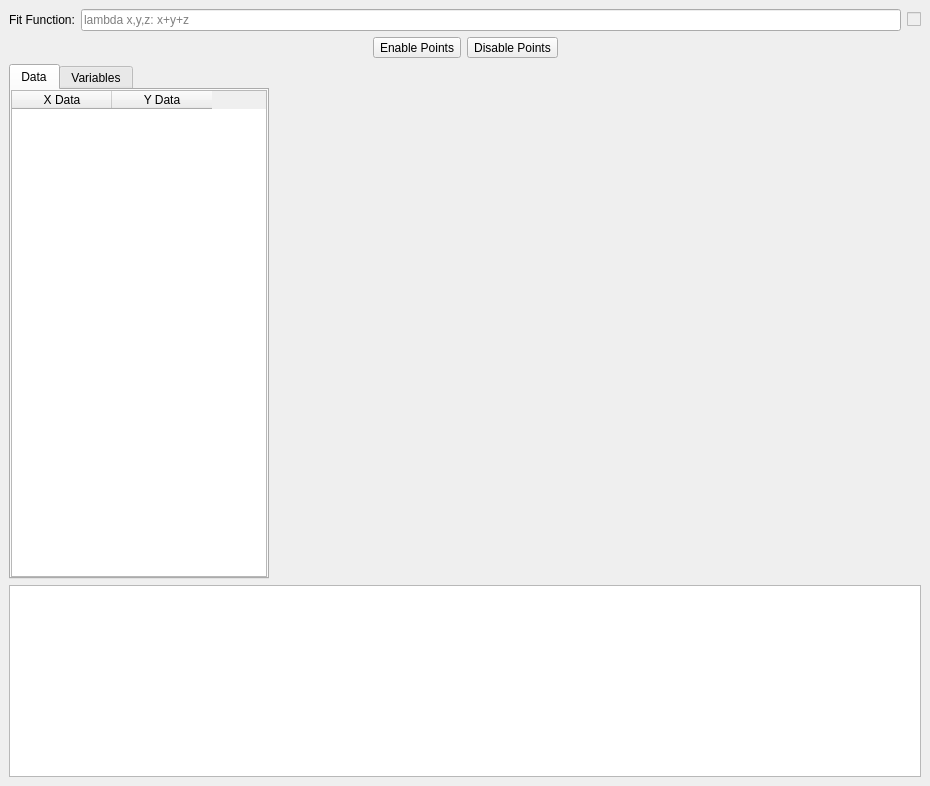
<?xml version="1.0" encoding="UTF-8"?>
<ui version="4.0">
 <class>MainWindow</class>
 <widget class="QMainWindow" name="MainWindow">
  <property name="geometry">
   <rect>
    <x>0</x>
    <y>0</y>
    <width>930</width>
    <height>786</height>
   </rect>
  </property>
  <property name="acceptDrops">
   <bool>true</bool>
  </property>
  <property name="windowTitle">
   <string>MainWindow</string>
  </property>
  <widget class="QWidget" name="centralwidget">
   <layout class="QVBoxLayout" name="verticalLayout">
    <item>
     <layout class="QHBoxLayout" name="horizontalLayout">
      <item>
       <widget class="QLabel" name="EqnLabel">
        <property name="text">
         <string>Fit Function:</string>
        </property>
       </widget>
      </item>
      <item>
       <widget class="QLineEdit" name="EqnText">
        <property name="text">
         <string/>
        </property>
        <property name="placeholderText">
         <string>lambda x,y,z: x+y+z</string>
        </property>
       </widget>
      </item>
      <item>
       <widget class="QCheckBox" name="EqnValidBox">
        <property name="enabled">
         <bool>false</bool>
        </property>
        <property name="text">
         <string/>
        </property>
        <property name="checkable">
         <bool>true</bool>
        </property>
       </widget>
      </item>
     </layout>
    </item>
    <item>
     <layout class="QHBoxLayout" name="horizontalLayout_3">
      <item>
       <spacer name="horizontalSpacer_2">
        <property name="orientation">
         <enum>Qt::Horizontal</enum>
        </property>
        <property name="sizeHint" stdset="0">
         <size>
          <width>40</width>
          <height>20</height>
         </size>
        </property>
       </spacer>
      </item>
      <item>
       <widget class="QToolButton" name="EnablePtsBtn">
        <property name="text">
         <string>Enable Points</string>
        </property>
       </widget>
      </item>
      <item>
       <widget class="QToolButton" name="DisablePtsBtn">
        <property name="text">
         <string>Disable Points</string>
        </property>
       </widget>
      </item>
      <item>
       <spacer name="horizontalSpacer">
        <property name="orientation">
         <enum>Qt::Horizontal</enum>
        </property>
        <property name="sizeHint" stdset="0">
         <size>
          <width>40</width>
          <height>20</height>
         </size>
        </property>
       </spacer>
      </item>
     </layout>
    </item>
    <item>
     <layout class="QHBoxLayout" name="horizontalLayout_2">
      <item>
       <widget class="QTabWidget" name="verticalTabWidget">
        <property name="sizePolicy">
         <sizepolicy hsizetype="Preferred" vsizetype="Expanding">
          <horstretch>0</horstretch>
          <verstretch>0</verstretch>
         </sizepolicy>
        </property>
        <property name="currentIndex">
         <number>0</number>
        </property>
        <widget class="QWidget" name="verticalTabWidgetPage1">
         <attribute name="title">
          <string>Data</string>
         </attribute>
         <layout class="QVBoxLayout" name="verticalLayout_2">
          <property name="leftMargin">
           <number>0</number>
          </property>
          <property name="topMargin">
           <number>0</number>
          </property>
          <property name="rightMargin">
           <number>0</number>
          </property>
          <property name="bottomMargin">
           <number>0</number>
          </property>
          <item>
           <widget class="DataTable" name="DataTable">
            <property name="sizePolicy">
             <sizepolicy hsizetype="Expanding" vsizetype="Expanding">
              <horstretch>0</horstretch>
              <verstretch>0</verstretch>
             </sizepolicy>
            </property>
            <property name="maximumSize">
             <size>
              <width>16777215</width>
              <height>16777215</height>
             </size>
            </property>
            <property name="acceptDrops">
             <bool>false</bool>
            </property>
            <property name="horizontalScrollBarPolicy">
             <enum>Qt::ScrollBarAlwaysOff</enum>
            </property>
            <property name="cornerButtonEnabled">
             <bool>false</bool>
            </property>
            <property name="columnCount">
             <number>2</number>
            </property>
            <attribute name="horizontalHeaderCascadingSectionResizes">
             <bool>false</bool>
            </attribute>
            <attribute name="horizontalHeaderShowSortIndicator" stdset="0">
             <bool>false</bool>
            </attribute>
            <attribute name="horizontalHeaderStretchLastSection">
             <bool>false</bool>
            </attribute>
            <column>
             <property name="text">
              <string>X Data</string>
             </property>
             <property name="textAlignment">
              <set>AlignCenter</set>
             </property>
            </column>
            <column>
             <property name="text">
              <string>Y Data</string>
             </property>
             <property name="textAlignment">
              <set>AlignCenter</set>
             </property>
            </column>
           </widget>
          </item>
         </layout>
        </widget>
        <widget class="QWidget" name="tab">
         <attribute name="title">
          <string>Variables</string>
         </attribute>
         <layout class="QVBoxLayout" name="verticalLayout_3">
          <property name="leftMargin">
           <number>0</number>
          </property>
          <property name="topMargin">
           <number>0</number>
          </property>
          <property name="rightMargin">
           <number>0</number>
          </property>
          <property name="bottomMargin">
           <number>0</number>
          </property>
          <item>
           <layout class="QVBoxLayout" name="verticalLayout_4">
            <item>
             <layout class="QHBoxLayout" name="horizontalLayout_4">
              <item>
               <widget class="QLabel" name="label">
                <property name="sizePolicy">
                 <sizepolicy hsizetype="Preferred" vsizetype="Preferred">
                  <horstretch>0</horstretch>
                  <verstretch>0</verstretch>
                 </sizepolicy>
                </property>
                <property name="text">
                 <string>Variable:</string>
                </property>
               </widget>
              </item>
              <item>
               <widget class="QComboBox" name="VariableSelector">
                <property name="sizePolicy">
                 <sizepolicy hsizetype="Expanding" vsizetype="Fixed">
                  <horstretch>0</horstretch>
                  <verstretch>0</verstretch>
                 </sizepolicy>
                </property>
               </widget>
              </item>
             </layout>
            </item>
            <item>
             <spacer name="verticalSpacer_3">
              <property name="orientation">
               <enum>Qt::Vertical</enum>
              </property>
              <property name="sizeHint" stdset="0">
               <size>
                <width>20</width>
                <height>40</height>
               </size>
              </property>
             </spacer>
            </item>
            <item>
             <widget class="QLabel" name="label_8">
              <property name="text">
               <string>Fitting Parameters</string>
              </property>
              <property name="alignment">
               <set>Qt::AlignCenter</set>
              </property>
             </widget>
            </item>
            <item>
             <layout class="QVBoxLayout" name="verticalLayout_5">
              <item>
               <layout class="QHBoxLayout" name="horizontalLayout_10">
                <item>
                 <widget class="QLabel" name="label_5">
                  <property name="sizePolicy">
                   <sizepolicy hsizetype="Preferred" vsizetype="Preferred">
                    <horstretch>0</horstretch>
                    <verstretch>0</verstretch>
                   </sizepolicy>
                  </property>
                  <property name="text">
                   <string>Init. Guess</string>
                  </property>
                 </widget>
                </item>
                <item>
                 <widget class="QLineEdit" name="InitGuessBox">
                  <property name="enabled">
                   <bool>true</bool>
                  </property>
                  <property name="acceptDrops">
                   <bool>false</bool>
                  </property>
                  <property name="frame">
                   <bool>true</bool>
                  </property>
                  <property name="readOnly">
                   <bool>false</bool>
                  </property>
                 </widget>
                </item>
               </layout>
              </item>
              <item>
               <layout class="QHBoxLayout" name="horizontalLayout_11">
                <item>
                 <widget class="QLabel" name="label_6">
                  <property name="text">
                   <string>Lower Bound</string>
                  </property>
                 </widget>
                </item>
                <item>
                 <widget class="QLineEdit" name="LowerBoundBox">
                  <property name="enabled">
                   <bool>true</bool>
                  </property>
                  <property name="acceptDrops">
                   <bool>false</bool>
                  </property>
                  <property name="readOnly">
                   <bool>false</bool>
                  </property>
                 </widget>
                </item>
               </layout>
              </item>
              <item>
               <layout class="QHBoxLayout" name="horizontalLayout_12">
                <item>
                 <widget class="QLabel" name="label_7">
                  <property name="text">
                   <string>Upper Bound</string>
                  </property>
                 </widget>
                </item>
                <item>
                 <widget class="QLineEdit" name="UpperBoundBox">
                  <property name="enabled">
                   <bool>true</bool>
                  </property>
                  <property name="acceptDrops">
                   <bool>false</bool>
                  </property>
                  <property name="readOnly">
                   <bool>false</bool>
                  </property>
                 </widget>
                </item>
               </layout>
              </item>
             </layout>
            </item>
            <item>
             <spacer name="verticalSpacer">
              <property name="orientation">
               <enum>Qt::Vertical</enum>
              </property>
              <property name="sizeHint" stdset="0">
               <size>
                <width>20</width>
                <height>40</height>
               </size>
              </property>
             </spacer>
            </item>
            <item>
             <widget class="QLabel" name="label_9">
              <property name="text">
               <string>Fit Results</string>
              </property>
              <property name="alignment">
               <set>Qt::AlignCenter</set>
              </property>
             </widget>
            </item>
            <item>
             <layout class="QVBoxLayout" name="verticalLayout_6">
              <item>
               <layout class="QHBoxLayout" name="horizontalLayout_5">
                <item>
                 <widget class="QLabel" name="label_4">
                  <property name="text">
                   <string>Value:</string>
                  </property>
                 </widget>
                </item>
                <item>
                 <widget class="QLineEdit" name="FitValueBox">
                  <property name="enabled">
                   <bool>false</bool>
                  </property>
                  <property name="readOnly">
                   <bool>true</bool>
                  </property>
                 </widget>
                </item>
               </layout>
              </item>
              <item>
               <layout class="QHBoxLayout" name="horizontalLayout_13">
                <item>
                 <widget class="QLabel" name="label_2">
                  <property name="text">
                   <string>Lower 95%:</string>
                  </property>
                 </widget>
                </item>
                <item>
                 <widget class="QLineEdit" name="LowerConfBox">
                  <property name="enabled">
                   <bool>false</bool>
                  </property>
                  <property name="readOnly">
                   <bool>true</bool>
                  </property>
                 </widget>
                </item>
               </layout>
              </item>
              <item>
               <layout class="QHBoxLayout" name="horizontalLayout_14">
                <item>
                 <widget class="QLabel" name="label_3">
                  <property name="text">
                   <string>Upper 95%:</string>
                  </property>
                 </widget>
                </item>
                <item>
                 <widget class="QLineEdit" name="UpperConfBox">
                  <property name="enabled">
                   <bool>false</bool>
                  </property>
                  <property name="readOnly">
                   <bool>true</bool>
                  </property>
                 </widget>
                </item>
               </layout>
              </item>
              <item>
               <spacer name="verticalSpacer_2">
                <property name="orientation">
                 <enum>Qt::Vertical</enum>
                </property>
                <property name="sizeHint" stdset="0">
                 <size>
                  <width>20</width>
                  <height>40</height>
                 </size>
                </property>
               </spacer>
              </item>
             </layout>
            </item>
           </layout>
          </item>
         </layout>
        </widget>
       </widget>
      </item>
      <item>
       <widget class="MPLWidget" name="MPLWidget" native="true">
        <property name="sizePolicy">
         <sizepolicy hsizetype="Expanding" vsizetype="Preferred">
          <horstretch>0</horstretch>
          <verstretch>0</verstretch>
         </sizepolicy>
        </property>
        <layout class="QVBoxLayout" name="mplvlayout"/>
       </widget>
      </item>
     </layout>
    </item>
    <item>
     <widget class="QTextEdit" name="LogTextView">
      <property name="enabled">
       <bool>true</bool>
      </property>
      <property name="sizePolicy">
       <sizepolicy hsizetype="Expanding" vsizetype="Maximum">
        <horstretch>0</horstretch>
        <verstretch>0</verstretch>
       </sizepolicy>
      </property>
      <property name="maximumSize">
       <size>
        <width>16777215</width>
        <height>300</height>
       </size>
      </property>
      <property name="acceptDrops">
       <bool>false</bool>
      </property>
      <property name="undoRedoEnabled">
       <bool>false</bool>
      </property>
      <property name="readOnly">
       <bool>true</bool>
      </property>
      <property name="acceptRichText">
       <bool>false</bool>
      </property>
     </widget>
    </item>
   </layout>
  </widget>
 </widget>
 <customwidgets>
  <customwidget>
   <class>MPLWidget</class>
   <extends>QWidget</extends>
   <header>mplwidget.h</header>
   <container>1</container>
   <slots>
    <slot>EnablePointsClicked()</slot>
    <slot>dataUpdated(PyQt_PyObject)</slot>
   </slots>
  </customwidget>
  <customwidget>
   <class>DataTable</class>
   <extends>QTableWidget</extends>
   <header>datatable.h</header>
   <slots>
    <signal>dataDropped(PyQt_PyObject)</signal>
   </slots>
  </customwidget>
 </customwidgets>
 <resources/>
 <connections>
  <connection>
   <sender>EnablePtsBtn</sender>
   <signal>clicked()</signal>
   <receiver>MainWindow</receiver>
   <slot>EnablePointsClicked()</slot>
   <hints>
    <hint type="sourcelabel">
     <x>459</x>
     <y>72</y>
    </hint>
    <hint type="destinationlabel">
     <x>106</x>
     <y>44</y>
    </hint>
   </hints>
  </connection>
  <connection>
   <sender>EqnText</sender>
   <signal>textEdited(QString)</signal>
   <receiver>MainWindow</receiver>
   <slot>fitfuncChanged(QString)</slot>
   <hints>
    <hint type="sourcelabel">
     <x>157</x>
     <y>19</y>
    </hint>
    <hint type="destinationlabel">
     <x>147</x>
     <y>52</y>
    </hint>
   </hints>
  </connection>
  <connection>
   <sender>DisablePtsBtn</sender>
   <signal>clicked()</signal>
   <receiver>MainWindow</receiver>
   <slot>DisablePointsClicked()</slot>
   <hints>
    <hint type="sourcelabel">
     <x>552</x>
     <y>72</y>
    </hint>
    <hint type="destinationlabel">
     <x>414</x>
     <y>41</y>
    </hint>
   </hints>
  </connection>
  <connection>
   <sender>InitGuessBox</sender>
   <signal>textEdited(QString)</signal>
   <receiver>MainWindow</receiver>
   <slot>FitParamsChanged(QString)</slot>
   <hints>
    <hint type="sourcelabel">
     <x>176</x>
     <y>241</y>
    </hint>
    <hint type="destinationlabel">
     <x>280</x>
     <y>253</y>
    </hint>
   </hints>
  </connection>
  <connection>
   <sender>LowerBoundBox</sender>
   <signal>textEdited(QString)</signal>
   <receiver>MainWindow</receiver>
   <slot>FitParamsChanged(QString)</slot>
   <hints>
    <hint type="sourcelabel">
     <x>188</x>
     <y>280</y>
    </hint>
    <hint type="destinationlabel">
     <x>279</x>
     <y>292</y>
    </hint>
   </hints>
  </connection>
  <connection>
   <sender>UpperBoundBox</sender>
   <signal>textEdited(QString)</signal>
   <receiver>MainWindow</receiver>
   <slot>FitParamsChanged(QString)</slot>
   <hints>
    <hint type="sourcelabel">
     <x>205</x>
     <y>312</y>
    </hint>
    <hint type="destinationlabel">
     <x>283</x>
     <y>321</y>
    </hint>
   </hints>
  </connection>
  <connection>
   <sender>VariableSelector</sender>
   <signal>currentIndexChanged(QString)</signal>
   <receiver>MainWindow</receiver>
   <slot>VariableSelectorChanged(QString)</slot>
   <hints>
    <hint type="sourcelabel">
     <x>149</x>
     <y>124</y>
    </hint>
    <hint type="destinationlabel">
     <x>282</x>
     <y>138</y>
    </hint>
   </hints>
  </connection>
 </connections>
 <slots>
  <slot>receiveData(PyQt_PyObject)</slot>
  <slot>EnablePointsClicked()</slot>
  <slot>fitfuncChanged(QString)</slot>
  <slot>DisablePointsClicked()</slot>
  <slot>FitParamsChanged(QString)</slot>
  <slot>VariableSelectorChanged(QString)</slot>
 </slots>
</ui>
